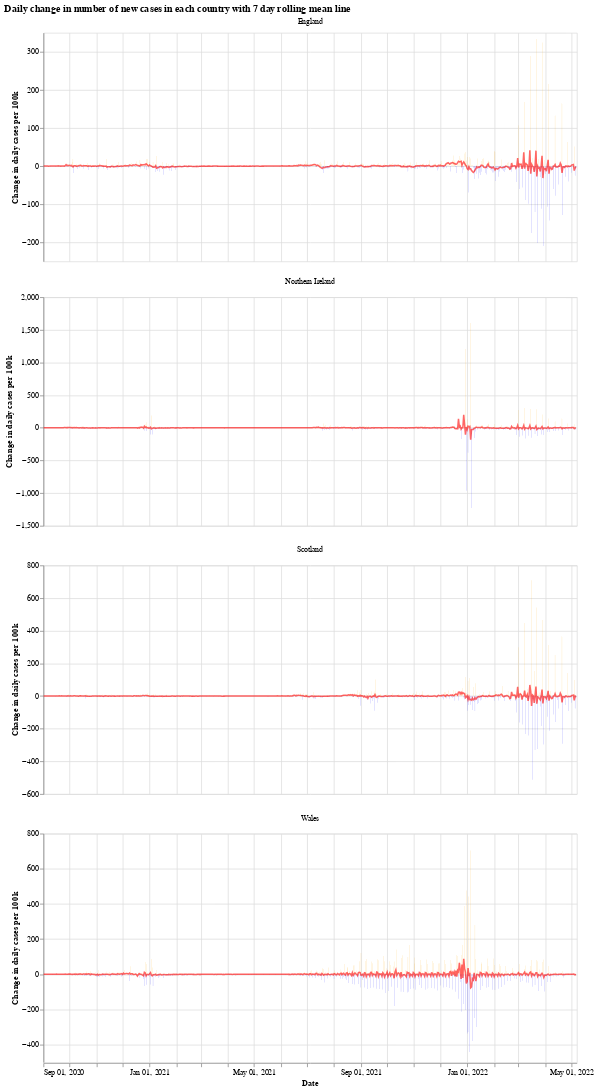

Source (notebook cell):
### Markdown cell above
We will use the Python library `Altair` for visualising the data, see the [altair docs](https://altair-viz.github.io/) for more information.

First we have a graph which shows the daily change in the number of new cases for each country. This number jumps up and down all over the place, which is likely due to delay in reporting of new cases over the weekend. Another interesting thing is that it looks like the daily cases in Wales experienced a much shorter period of calm over the summer (calm in the sense of daily cases not jumping up and down).

The orange bars are days when the number of new cases (per 100k population) was more than the previous day, while the blue are days when the number of new cases dropped. The red line is the 7 day moving average. 

When the moving average line is below 0, it means that there is a consistent drop in new cases. We can see this clearly happening around the times that lockdowns were introduced (though, to varying degrees). I will update the graphs soon with a marker of when each lockdown started.

### Code cell
# collapse
import altair as alt

bars = alt.Chart(uk_cases).mark_bar().encode(
    x=alt.X("yearmonthdate(date):T", axis=alt.Axis(title='Date')),
    y=alt.Y("casesChangeRate:Q", axis=alt.Axis(title='Change in daily cases per 100k')),
    tooltip='casesChange',
    color=alt.condition(
        alt.datum.casesChangeRate > 0,
        alt.value("orange"),  # The positive color
        alt.value("blue")  # The negative color
    )
).properties(title='Daily change in number of new cases with 7 day rolling mean',width=700).interactive()

line = alt.Chart(uk_cases).mark_line(
    color='red',
    size=2,
    opacity=0.6
).transform_window(
    rolling_mean='mean(casesChangeRate)',
    frame=[0, 7],
    groupby=['areaName']
).encode(
    x='yearmonthdate(date):T',
    y='rolling_mean:Q'
)

alt.layer(bars, line, data=uk_cases).facet(alt.Column(
    'areaName', title=''), columns=1).resolve_scale(y='independent').properties(title='Daily change in number of new cases in each country with 7 day rolling mean line')

### Figure 1 — Vega-Lite specification as saved in the notebook (floating-point values rounded to 4 significant figures; data arrays with more than 128 entries replaced by an {"elided": "..."} marker saying what was removed)
{"config": {"view": {"continuousWidth": 400, "continuousHeight": 300}}, "data": {"name": "data-7a0408bcdda7cbf03ffa9d5cd13b4f12"}, "facet": {"type": "nominal", "field": "areaName", "title": ""}, "spec": {"layer": [{"mark": "bar", "encoding": {"color": {"condition": {"value": "orange", "test": "(datum.casesChangeRate > 0)"}, "value": "blue"}, "tooltip": {"type": "quantitative", "field": "casesChange"}, "x": {"type": "temporal", "axis": {"title": "Date"}, "field": "date", "timeUnit": "yearmonthdate"}, "y": {"type": "quantitative", "axis": {"title": "Change in daily cases per 100k"}, "field": "casesChangeRate"}}, "selection": {"selector001": {"type": "interval", "bind": "scales", "encodings": ["x", "y"]}}, "title": "Daily change in number of new cases with 7 day rolling mean", "width": 700}, {"mark": {"type": "line", "color": "red", "opacity": 0.6, "size": 2}, "encoding": {"x": {"type": "temporal", "field": "date", "timeUnit": "yearmonthdate"}, "y": {"type": "quantitative", "field": "rolling_mean"}}, "transform": [{"window": [{"op": "mean", "field": "casesChangeRate", "as": "rolling_mean"}], "frame": [0, 7], "groupby": ["areaName"]}]}]}, "columns": 1, "resolve": {"scale": {"y": "independent"}}, "title": "Daily change in number of new cases in each country with 7 day rolling mean line", "$schema": "https://vega.github.io/schema/vega-lite/v4.8.1.json", "datasets": {"data-7a0408bcdda7cbf03ffa9d5cd13b4f12": {"elided": "2452 records"}}}
